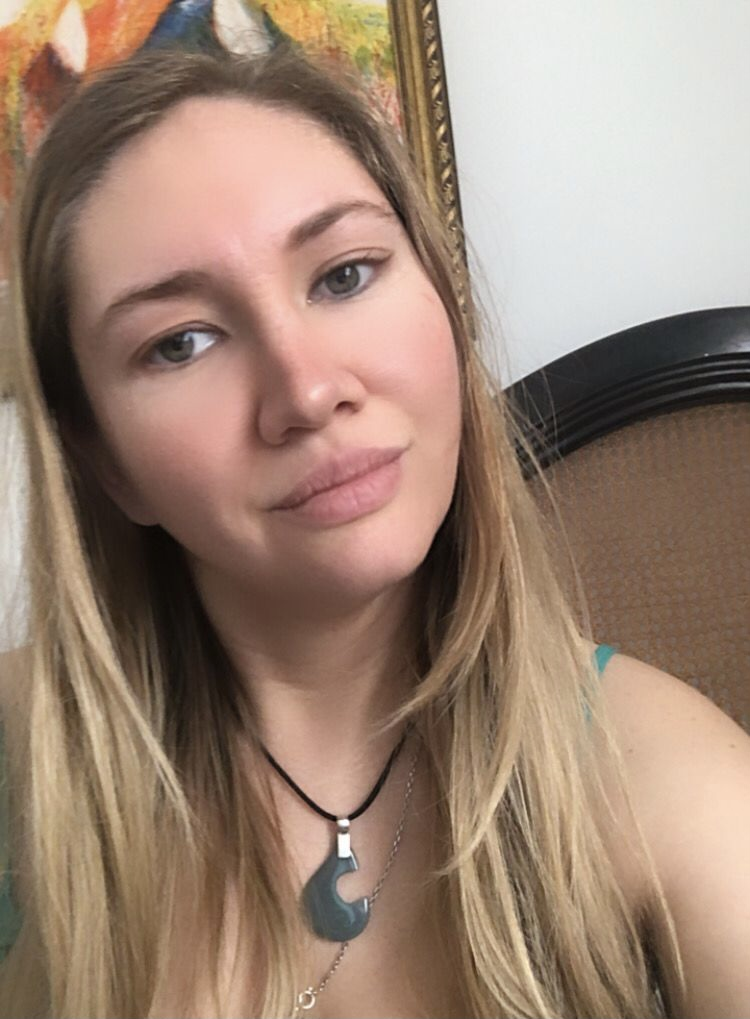
#> input picture img/fotocy.jpg, 750 x 1019 px
$ jupyter execute --allow-errors Prueba_Vision_artificial.ipynb
#> lines starting #> are read from the running program, lines starting #| are printed output that depends on the picture
<a href="https://colab.research.google.com/github/educarrascov/MIA_ArtificialVision/blob/main/MIA_ArtificialVision_(Clase_2).ipynb" target="_parent"></a>

## **Eduardo Carrasco Vidal**
**Magister en Inteligencia Artificial, Universidad Adolfo Ibáñez.**

**Profesor:** Miguel Carrasco.
**Curso:** Visión Artificial (Computer Vision).
**Fecha de Entrega:** Domingo 12 de Agosto de 2021.

**Enlace al repositorio del alumno en [GitHub](https://github.com/educarrascov/MIA_ArtificialVision) _@educarrascov_**


**esto es en negrita** _esto es en cursiva_

#### INSTRUCCIONES GENERALES:
La prueba tiene dos secciones: Sección Conceptos y Teoría y Sección 2 implementación en Python. **Usted debe RESPONDER sólo una de las dos secciones y NO contestar ambas**.

#### INSTRUCCIONES ESPECÍFICAS:
- La prueba se puede realizar en grupos de TRES (3) personas máximo y puede emplear apuntes.
- Cada pregunta se evalúa con una nota independiente.
- En preguntas que posean más de una pregunta, cada una de éstas posee la misma ponderación.
- Todas las preguntas deben responderse en forma JUSTIFICADA (sólo aplica para la sección Teórica).
- Suba su respuesta en el link indicado en la sección Prueba de Webcursos. Por favor revise en anticipación el contenido de su trabajo antes de subir sus respuestas.
- Tareas atrasadas: 1 punto de descuento por día de atraso.

## I. SECCIÓN 1 | CONCEPTOS Y TEORÍA:

Justifique adecuadamente cada una de sus respuestas. Su justificación puede incluir referencias a artículos de revistas, conferencias o libros.
1. En relación con la atención visual (aplicado al Awareness Test), ¿En qué casos la visión artificial supera a la visión humana?
2. ¿Para qué tipo de problemas usted considera que es adecuado emplear múltiples cámaras versus una sola cámara, en particular cuando se desea inspeccionar un objeto?
3. ¿Explique qué son los espacios de color?
4. ¿Qué ventajas y desventajas implica cambiar un espacio RGB a uno HSV?, muestre un ejemplo de imagen en cada caso.
5. ¿De qué modo las técnicas de procesamiento de imágenes pueden ser empleadas para el análisis de gestos o emociones?, ¿Qué estrategia emplearía usted?, incluya un diagrama de flujo con su propuesta (no incluir código).
6. Para identificar un patrón en una imagen en escala de grises, qué algoritmo emplearía usted, tal que permita detecta el patrón en cualquier ángulo; ya sea que el objeto se encuentre rotado?, incluya un diagrama de flujo con su propuesta (no incluir código) (Obs: Patrón corresponde a una imagen que contenga un objeto o región que se desee detectar en otra imagen.

## II. SECCIÓN 2 | IMPLEMENTACIÓN EN PYTHON:
En esta sección debe implementar su respuesta en el lenguaje Python. Puede escribir su respuesta en un archivo con extensión “.py” o bien en formato Jupypter “.ipynb”. En su respuesta, no olvide adjuntar la imagen utilizada en su proyecto.
1. Cargue una imagen en colores de la cara de una persona. La imagen debe tener aproximadamente 300x300 píxeles y debe tener colores (no en escala de grises) y despliegue por pantalla la imagen.
2. Transforme la imagen a niveles de gris empleando la función de transformación (cv2.COLOR_BGR2GRAY).
3. Separe los canales de la imagen RGB a tres variables R, G, y B. luego almacene el resultado de dichas imágenes en diferentes archivos.
4. Ecualice cada uno de los histogramas obtenidos en el paso 3 según el algoritmo visto en clases y muestre el resultado en una ventana para cada canal.
5. Mejore la imagen ecualizada canal G obtenida en el paso 4 empleando la función gama con valores 1.5 y 0.4. Guarde estos resultados en distintos archivos
6. Genere una nueva imagen que fusione los resultados de la ecualización del paso 4, con los resultados del paso 5. Muestre por pantalla sus resultados finales.

**_De acuerdo a las instrucciones del enunciado, se efectuará el desarrollo de la sección II de la prueba, correspondiente a la implementación en Phyton_**.

### 1. Cargue una imagen en colores de la cara de una persona y despliegue por pantalla la imagen:
_(La imagen debe tener aproximadamente 300x300 píxeles y debe tener colores "no en escala de grises")_

En caso de no tener instalado el opencv, segui los comandos de abajo.

[cell 1]
import cv2 #se carga la librería
import matplotlib.pyplot as plt

[cell 2]
#lectura de imagen en formato BGR (Blue, Green y Red)
img = cv2.imread('img/fotocy.jpg') # cargamos la imágen
#> img is the input picture: shape (1019, 750, 3); mean B, G, R 115.9, 132.1, 156.1

[cell 3]
plt.figure() # verificamos las dimensiones

[cell 4]
plt.figure(figsize=(8, 7))
plt.imshow(img) # Desplegamos la imagen.
plt.title("Fotografía Original (BGR)")

[cell 5]
plt.show() # sólo necesario para los IDE, no para notebook. (si se coloca junto al otro) no despliega info de la imagen

Si se observa la imagen, se ve distinta a los colores originales. Esto se debe a que el archivo corresponde a una matríz de **3 dimensiones** (**Red / Green / Blue** _RGB_), pero la forma de leer la img en opencv es Blue / Green / Red **BGR**, tal como se muestra en la siguiente figura:

### 2. Transforme la imagen a niveles de gris empleando la función de transformación (cv2.COLOR_BGR2GRAY):

Considerando la forma de representación de la imagen anterior en su formato de lectura (BGR), se debe efectuar una conversión para obtener la transformación de gris.

[cell 6]
# Transformación a niveles de gris, por herramienta cvtColor (BGR a RGB).
img_color_rgb = cv2.cvtColor(img, cv2.COLOR_BGR2RGB)

[cell 7]
plt.figure(dpi=100)

[cell 8]
plt.figure(figsize=(8, 7))
plt.imshow(img_color_rgb) # con esto desplegamos la transformaciñon de niveles desde BGR a RGB.
plt.title("Fotografía Original (RGB)")

### 3. Separe los canales de la imagen RGB a tres variables R, G, y B. luego almacene el resultado de dichas imágenes en diferentes archivos:

[cell 9]
#separación de canales
blue, green, red = cv2.split(img) # la variable img contiene 3 matrices BGR, cuyo orden debe ser (azul, verde y roja)
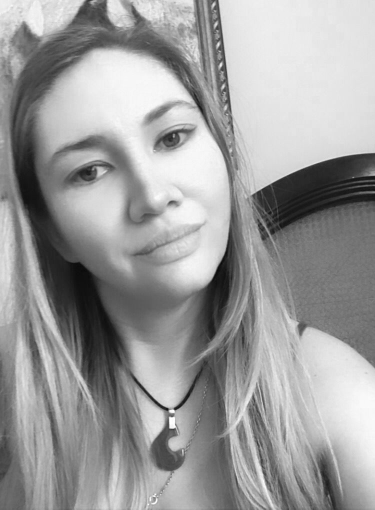
#> red: shape (1019, 750) (shown at 1/2 size); min 5, max 255, mean 156.1

#### - Variable **B (Blue)**:

[cell 10]
plt.figure()
plt.imshow(blue, cmap='gray') # la variable cmap es una paleta de colores
plt.title("Fotografía Original gris, canal B")
plt.show()
print(blue.shape) #imprimir la dimensión del canal Azul (Blue).
#| (1019, 750)

#### - Variable **G (Green)**:

[cell 11]
plt.figure()
plt.imshow(red, cmap='gray') # la variable cmap es una paleta de colores
plt.title("Fotografía Original gris, canal G")
plt.show()
print(red.shape) #imprimir la dimensión del canal Rojo (Red).
#| (1019, 750)

#### - Variable **R (Red)**:

[cell 12]
plt.figure()
plt.imshow(green, cmap='gray') # la variable cmap es una paleta de colores
plt.title("Fotografía Original gris, canal R")
plt.show()
print(green.shape) #imprimir la dimensión del canal Rojo (Red).
#| (1019, 750)

Posteriomente, se efectúa el cálculo para obtener los histogramas.

#### - Histograma Variable **R (Red)**:

[cell 13]
#calculo de histograma
hist_red = cv2.calcHist([img],[2],None,[256],[0,256]) # utilizando matriz red, selección del nº [2] (red)
#> hist_red = 256 values, max 9845 at index 228, min 0 at index 0, mean 2985.4

plt.figure()
plt.imshow(red, cmap='gray') # la variable cmap es una paleta de colores
plt.title("Fotografía Original gris, canal R")
plt.show()

plt.plot(hist_red)
plt.title("Histograma Original, canal R")
plt.figure(dpi=100)
plt.show()

#### - Histograma Variable **G (Green)**:

[cell 14]
# Calculo de histograma
hist_green = cv2.calcHist([img],[1],None,[256],[0,256]) #utilizando matriz green, selección del nº [1] (green)
#> hist_green = 256 values, max 7262 at index 92, min 2 at index 3, mean 2985.4

plt.figure()
plt.imshow(green, cmap='gray') # la variable cmap es una paleta de colores
plt.title("Fotografía Original gris, canal G")
plt.show()

plt.plot(hist_green, label='green')
plt.title("Histograma Original, canal G")
plt.figure(dpi=100)
plt.show()

#### - Histograma Variable **B (Blue)**:

[cell 15]
# Calculo de histograma
hist_blue = cv2.calcHist([img],[0],None,[256],[0,256]) #utilizando matriz blue, selección del nº [0] (blue)
#> hist_blue = 256 values, max 8067 at index 74, min 2 at index 242, mean 2985.4

plt.figure()
plt.imshow(blue, cmap='gray') # la variable cmap es una paleta de colores
plt.title("Fotografía Original gris, canal B")
plt.show()

plt.plot(hist_blue)
plt.title("Histograma Original, canal B")
plt.figure(dpi=100)
plt.show()

#### - Histograma Combinado de todas las variables (Red, Green y Blue "RGB"):

[cell 16]
plt.plot(hist_green, color='green', label='green')
plt.plot(hist_red, color='red',label='red')
plt.plot(hist_blue, color='blue',label='blue')
plt.title("Histograma Original, 3 canales")
plt.legend()
plt.show()

Como este histograma de frecuencia acumulada representa el nivel de intensidad (**256**) en el rango **[0 ; 256]**, podemos observar que la distribución de grises es coincidente en las 3 matrices en el rango cercano a **225**; de igual manera, tiene patrones comunes en las 3 matrices, en el rango desde **[75 ; 125]**.

Con lo anterior podemos ver el brillo (derecha de la imagen) y el nivel de contraste (que no es el mejor, para este caso particular), identificando que en algunos casos no está bien distribuído el gris, por lo cual, se requiere aplicar una función para tratar de estirar el rango de los 225 y tratar de distribuir de manera adecuada los grises.

[cell 17]
# Se pueden observar y detallar las dimensiones de la imagen con el siguiente comando:
dimensiones = img.shape
height   = img.shape[0]
width    = img.shape[1]
channels = img.shape[2]
print('Altura       : ' ,height)
#| Altura       :  1019
print('Ancho        : ' ,width)
#| Ancho        :  750
print('Canales      : ' ,channels) # el alto, ancho, por cantidad de matrices;
#| Canales      :  3
# se debe considerar que en imágenes, empieza por arriba a la izquierda el cero

### 4. Ecualice cada uno de los histogramas obtenidos en el paso 3 según el algoritmo visto en clases y muestre el resultado en una ventana para cada canal.

[cell 18]
import cv2
import numpy as np
import matplotlib.pyplot as plt

#lectura de la imagen
img1 = cv2.imread('img/fotocy.jpg')

#transformación a nivel de gris
src = cv2.cvtColor(img1, cv2.COLOR_BGR2GRAY)

#ecualizacion
dst = cv2.equalizeHist(src)

blue_1, green_1, red_1 = cv2.split(img1)

Inicialmente se produce la carga de la misma imagen para ser monocanalizada a tono de grises (referencia posterior), por otra parte, se efectúa un split de los 3 canales (BGR) y se aplica la ecualización a cada canal, tal como se muestra a continuación:

#### - Imagen ecualizada e histograma de la Variable **B (Blue)**:

[cell 19]
eq_blue  = cv2.equalizeHist(blue_1)
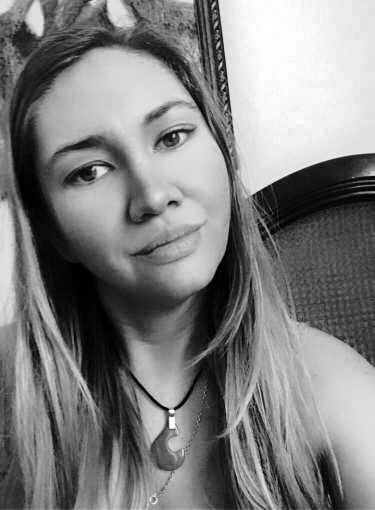
#> eq_blue: shape (1019, 750) (shown at 1/2 size); min 0, max 255, mean 128.2
plt.figure()
plt.imshow(eq_blue, cmap='gray') # la variable cmap es una paleta de colores
plt.title("Fotografía Ecualizada, canal B")
plt.show()
print(eq_blue.shape) #imprimir la dimensión del canal Azul (Blue).
#| (1019, 750)

#calculo de histograma
hist_eq_blue = cv2.calcHist([eq_blue],[0],None,[256],[0,256]) # seleccionamos el canal 0 siempre (sólo hay 1 canal).
#> hist_eq_blue = 256 values, max 8067 at index 73, min 0 at index 28, mean 2985.4
plt.plot(hist_eq_blue)
plt.title("Histograma Ecualizado, canal B")
plt.figure(dpi=100)
plt.show()
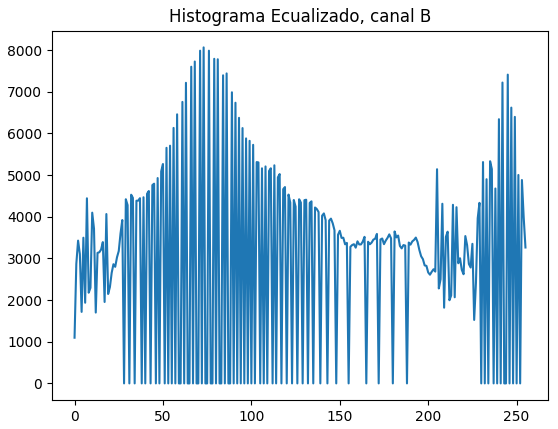
#> figure drawn by matplotlib, 1 panel; curve peaks at x = 73, y = 8067

#### - Imagen ecualizada e histograma de la Variable **G (Green)**:

[cell 20]
eq_green = cv2.equalizeHist(green_1)
plt.figure()
plt.imshow(eq_green, cmap='gray') # la variable cmap es una paleta de colores
plt.title("Fotografía Ecualizada, canal G")
plt.show()
print(eq_green.shape) #imprimir la dimensión del canal green (verde)
#| (1019, 750)

#calculo de histograma
hist_eq_green = cv2.calcHist([eq_green],[0],None,[256],[0,256])
#> hist_eq_green = 256 values, max 7262 at index 74, min 0 at index 32, mean 2985.4
plt.plot(hist_eq_green)
plt.title("Histograma Ecualizado, canal G")
plt.figure(dpi=100)
plt.show()

#### - Imagen ecualizada e histograma de la Variable **R (Red)**:

[cell 21]
eq_red   = cv2.equalizeHist(red_1)
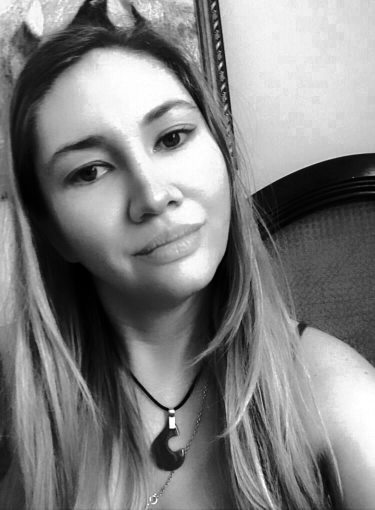
#> eq_red: shape (1019, 750) (shown at 1/2 size); min 0, max 255, mean 128.2
plt.figure()
plt.imshow(eq_red, cmap='gray') # la variable cmap es una paleta de colores
plt.title("Fotografía Ecualizada, canal R")
plt.show()
print(eq_red.shape) #imprimir la dimensión del canal rojo (red).
#| (1019, 750)

#calculo de histograma
hist_eq_red = cv2.calcHist([eq_red],[0],None,[256],[0,256])
#> hist_eq_red = 256 values, max 9845 at index 221, min 0 at index 50, mean 2985.4
plt.plot(hist_eq_red)
plt.title("Histograma Ecualizado, canal R")
plt.figure(dpi=100)
plt.show()

#### - Comparación de ambos histogramas (Original y Ecualizados):

[cell 22]
rows = 1
columns = 2
fig = plt.figure(figsize=(20, 5))
fig.add_subplot(rows, columns, 1)

plt.plot(hist_green, color='green', label='green')
plt.plot(hist_red, color='red',label='red')
plt.plot(hist_blue, color='blue',label='blue')
plt.legend()
plt.title("Histograma Original, 3 canales")

fig.add_subplot(rows, columns, 2)
plt.plot(hist_eq_green, color='green', label='eq.green')
plt.plot(hist_eq_red, color='red',label='eq.red')
plt.plot(hist_eq_blue, color='blue',label='eq.blue')
plt.legend()
plt.title("Histograma Ecualizado, 3 canales")

Como se observa en la figura, el histograma de frecuencia acumulada de grises en los 3 canales ecualizados demuestra una distribución más uniforme en el espectro (rango) que el histograma original, distribuyendo los niveles de grises uniformemente

#### - Comparación de ambas fotografías a color (Original y Ecualizada):

[cell 23]
m,n,ch = img1.shape

#seteamos el output para tres canales de tipo uint8
out =np.zeros((m,n,3), dtype='uint8')
out[:,:,0]= eq_red
out[:,:,1]= eq_green
out[:,:,2]= eq_blue

rows = 1
columns = 2
fig = plt.figure(figsize=(10, 7))
fig.add_subplot(rows, columns, 1)

plt.imshow(img1[:,:,[2,1,0]])
plt.title("Fotografía Original")

fig.add_subplot(rows, columns, 2)
plt.imshow(out)
plt.title("Fotografía Ecualizada")
#| (1019, 750)

A pesar de que efectuamos una ecualización a la imagen, esta no siempre tiene los resultados esperados. Cabe destacar que esta combinación de histogramas ecualizados puede cambiar por completo la imagen.

### 5. Mejore la imagen ecualizada canal G obtenida en el paso 4, empleando la función gama con valores 1.5 y 0.4. Guarde estos resultados en distintos archivos

Objeto efectuar mejoramiento en el espacio, se pueden aplicar transformaciones básicas a niveles de grises como es el uso de la ecuación de curva gama. Cabe destacar que a mayor número de gama, la imagen se oscurece, por otra parte, cuando es menor a 1, las áreas oscuras se aclaran.

[cell 24]
import cv2
import numpy as np
import matplotlib.pyplot as plt

def gamma_correction(eq_green, factor):
#> called with factor = 1.5
	eq_green = eq_green/255.0
	eq_green = cv2.pow(eq_green, factor)
	return np.uint8(eq_green*255)

#### - Corrección de gama con factor 1.5 al canal G (Green) ecualizado.

[cell 25]
eq_green = cv2.equalizeHist(green_1)

rows = 1
columns = 2
fig = plt.figure(figsize=(10, 7))
fig.add_subplot(rows, columns, 1)
plt.imshow(eq_green, cmap='gray') # la variable cmap es una paleta de colores
plt.title("Foto Ecualizada, canal G")
print(eq_green.shape) #imprimir la dimensión del canal green (verde)

#llamado a funcion
output_15 = gamma_correction(eq_green, 1.5)

fig.add_subplot(rows, columns, 2)
plt.imshow(output_15)
plt.title("Foto Ecualizada - corrección gamma 1.5, canal G")

#### - Corrección de gama con factor 0.4 al canal G (Green) ecualizado.

[cell 26]
eq_green = cv2.equalizeHist(green_1)

rows = 1
columns = 2
fig = plt.figure(figsize=(10, 7))

fig.add_subplot(rows, columns, 1)
plt.imshow(eq_green, cmap='gray') # la variable cmap es una paleta de colores
plt.title("Foto Ecualizada, canal G")
print(eq_green.shape) #imprimir la dimensión del canal green (verde)
#| (1019, 750)

#llamado a funcion
output_04 = gamma_correction(eq_green, 0.4)
#| (1019, 750)

fig.add_subplot(rows, columns, 2)
#> (the rest of this cell did not finish here and is left out)

#### - Corrección gamma a imagen Ecualizada.

[cell 27]
import cv2
import numpy as np
import matplotlib.pyplot as plt

def gamma_correction(out, factor):
#> called with factor = 0.4
	out = out/255.0
	out = cv2.pow(out, factor)
	return np.uint8(out*255)
#> returned value: shape (1019, 750, 3)

rows = 1
columns = 4
fig = plt.figure(figsize=(20, 7))

fig.add_subplot(rows, columns, 1)
plt.imshow(out, cmap='gray') # la variable cmap es una paleta de colores
plt.title("Foto Ecualizada")
print(eq_green.shape) #imprimir la dimensión del canal green (verde)

#llamado a funcion
output_gamma04 = gamma_correction(out, 0.4)

fig.add_subplot(rows, columns, 2)
plt.imshow(output_gamma04)
plt.title("Foto Ecualizada - corrección gamma 0.4")

fig.add_subplot(rows, columns, 3)
output_gamma15 = gamma_correction(out, 1.5)
plt.imshow(output_gamma15)
plt.title("Foto Ecualizada - corrección gamma 1.5")

fig.add_subplot(rows, columns, 4)
output_gamma30 = gamma_correction(out, 0.7)
plt.imshow(output_gamma30)
plt.title("Foto Ecualizada - corrección gamma 0.7")

### 6. Genere una nueva imagen que fusione los resultados de la ecualización del paso 4, con los resultados del paso 5. Muestre por pantalla sus resultados finales:

[cell 28]
out1 = cv2.cvtColor(out, cv2.COLOR_BGR2GRAY)

#suma
suma15 = cv2.add(out1,output_15)
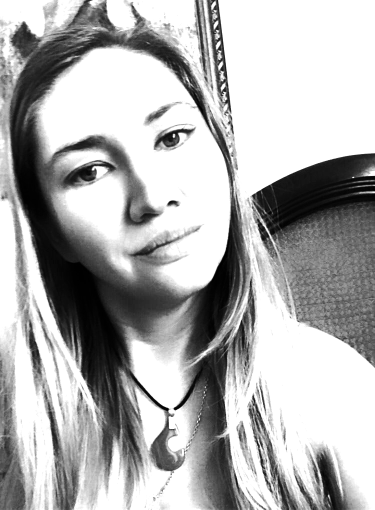
#> suma15: shape (1019, 750) (shown at 1/2 size); min 0, max 255, mean 176.7

rows = 1
columns = 2
fig = plt.figure(figsize=(13, 7))
fig.add_subplot(rows, columns, 1)
plt.imshow(suma15, cmap="gray")
plt.title("Suma de fotos Ecualizada + Gamma 1.5")

suma04 = cv2.add(out1,output_04)
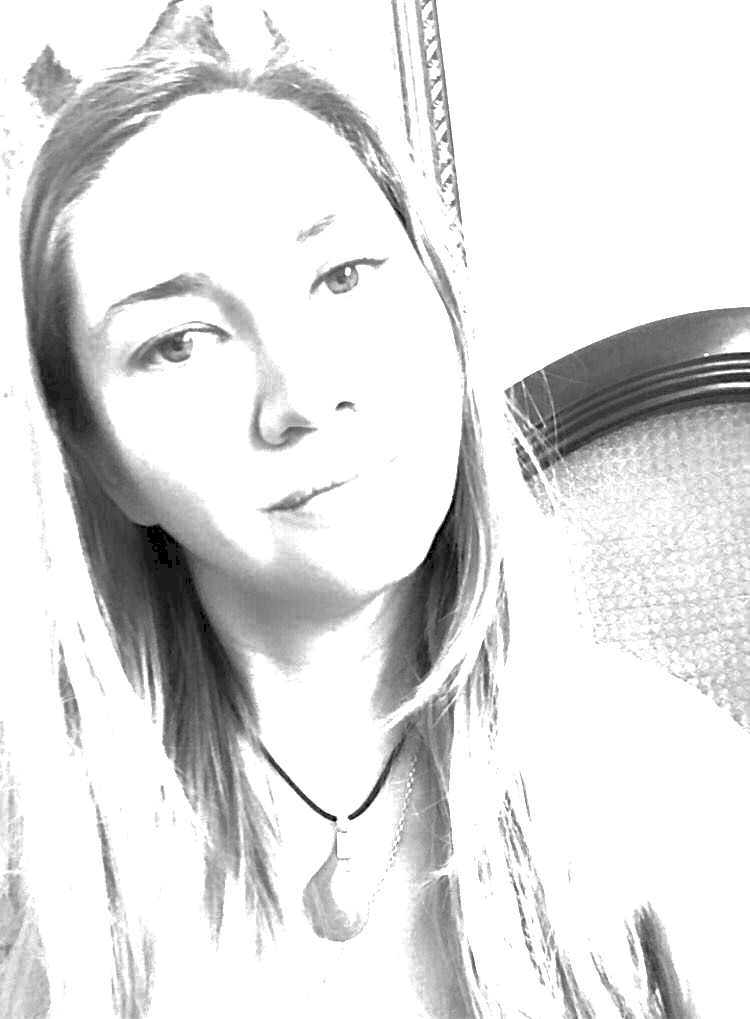
#> suma04: shape (1019, 750); min 0, max 255, mean 223.7
fig.add_subplot(rows, columns, 2)
plt.imshow(suma04, cmap="gray")
plt.title("Suma de fotos Ecualizada + Gamma 0.4")
